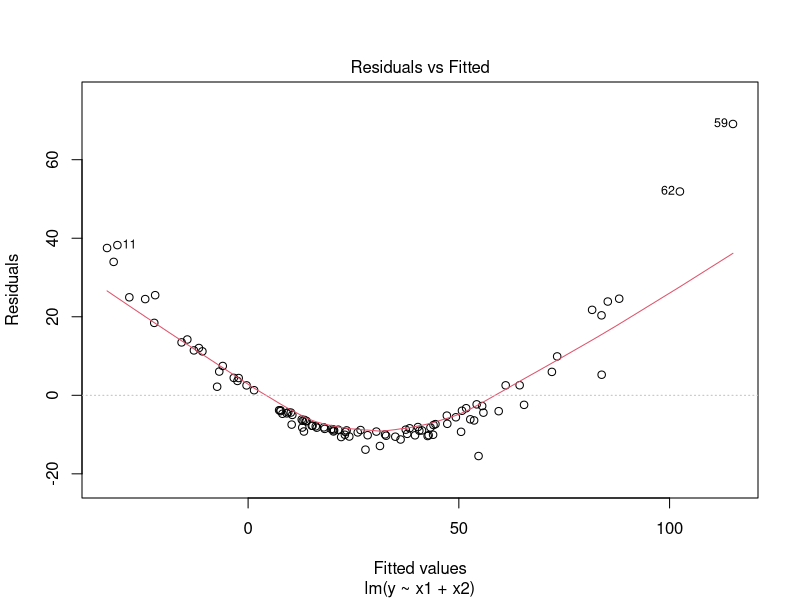
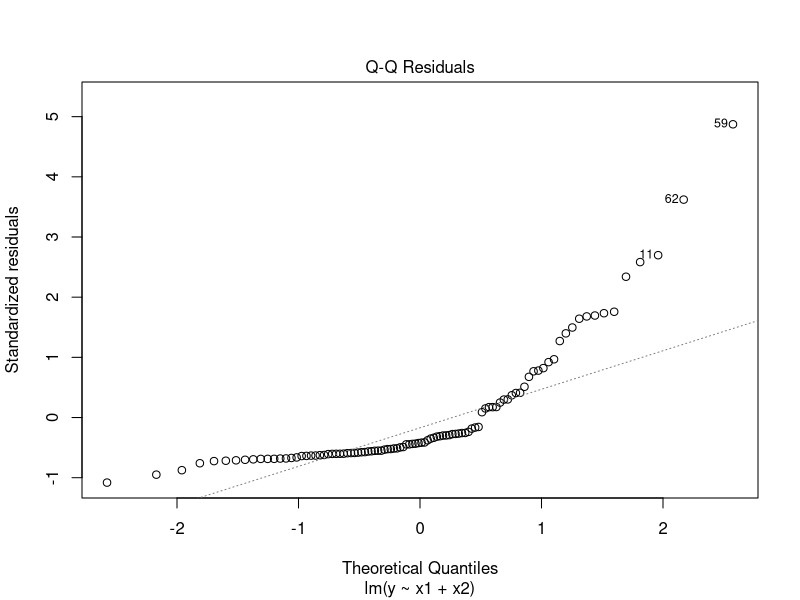
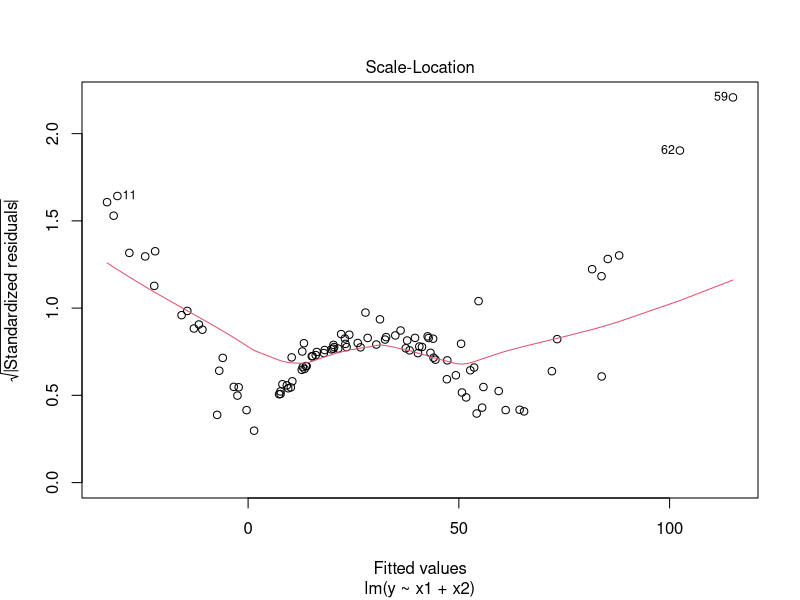
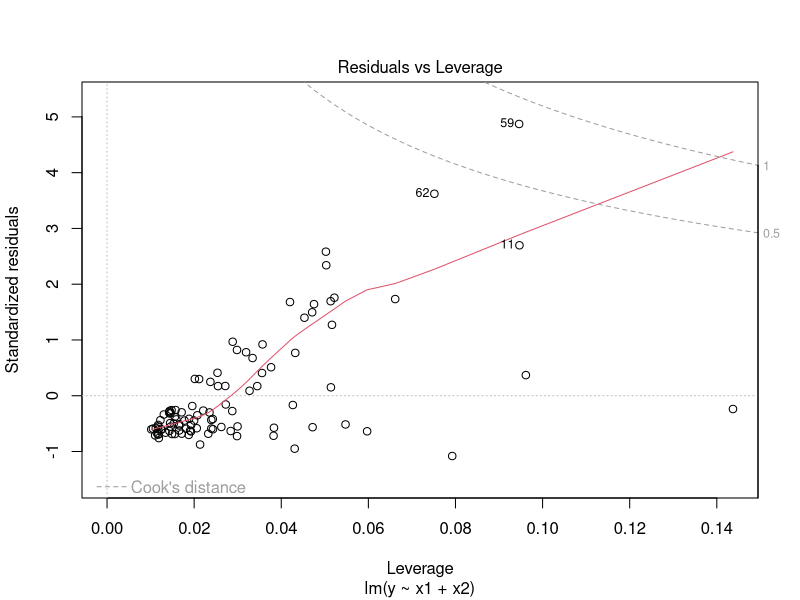

Write the R code that produced these figures, in order.
x1 <- rnorm(n=200, mean=5, sd=2)
x2 <- rnorm(200, 2, 3)

y <- x1 + x2^2 + x1*x2 + rnorm(200, 0, 0.5)

df <- data.frame(y, x1, x2)

train.ids <- 1:100
test.ids <- 101:200

m1 <- lm(y ~ x1 + x2, df[train.ids,])
summary(m1)
plot(m1)
